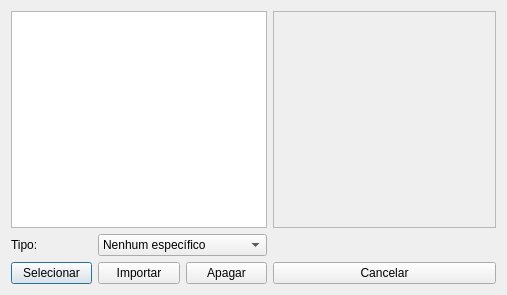
<?xml version="1.0" encoding="UTF-8"?>
<ui version="4.0">
 <class>ConfigsImportDialog</class>
 <widget class="QDialog" name="ConfigsImportDialog">
  <property name="geometry">
   <rect>
    <x>0</x>
    <y>0</y>
    <width>507</width>
    <height>295</height>
   </rect>
  </property>
  <property name="windowTitle">
   <string>Dialog</string>
  </property>
  <layout class="QGridLayout" name="gridLayout">
   <item row="0" column="0" colspan="3">
    <widget class="QListWidget" name="listWidget"/>
   </item>
   <item row="0" column="3">
    <widget class="QScrollArea" name="scrollArea">
     <property name="widgetResizable">
      <bool>true</bool>
     </property>
     <widget class="QWidget" name="scrollAreaWidgetContents">
      <property name="geometry">
       <rect>
        <x>0</x>
        <y>0</y>
        <width>214</width>
        <height>211</height>
       </rect>
      </property>
      <layout class="QGridLayout" name="gridLayout_2">
       <item row="0" column="0">
        <widget class="QLabel" name="imagethumbnail">
         <property name="sizePolicy">
          <sizepolicy hsizetype="Expanding" vsizetype="Expanding">
           <horstretch>0</horstretch>
           <verstretch>0</verstretch>
          </sizepolicy>
         </property>
         <property name="text">
          <string/>
         </property>
        </widget>
       </item>
      </layout>
     </widget>
    </widget>
   </item>
   <item row="1" column="0">
    <widget class="QLabel" name="labelTipo">
     <property name="text">
      <string>Tipo:</string>
     </property>
    </widget>
   </item>
   <item row="1" column="1" colspan="2">
    <widget class="QComboBox" name="comboBoxTipo">
     <item>
      <property name="text">
       <string>Nenhum específico</string>
      </property>
     </item>
     <item>
      <property name="text">
       <string>RPG Maker VX</string>
      </property>
     </item>
    </widget>
   </item>
   <item row="2" column="0">
    <widget class="QPushButton" name="botaoSelecionar">
     <property name="text">
      <string>Selecionar</string>
     </property>
    </widget>
   </item>
   <item row="2" column="1">
    <widget class="QPushButton" name="botaoImportar">
     <property name="text">
      <string>Importar</string>
     </property>
    </widget>
   </item>
   <item row="2" column="2">
    <widget class="QPushButton" name="pushButton">
     <property name="text">
      <string>Apagar</string>
     </property>
    </widget>
   </item>
   <item row="2" column="3">
    <widget class="QPushButton" name="botaoCancelar">
     <property name="text">
      <string>Cancelar</string>
     </property>
    </widget>
   </item>
  </layout>
 </widget>
 <resources/>
 <connections/>
</ui>
